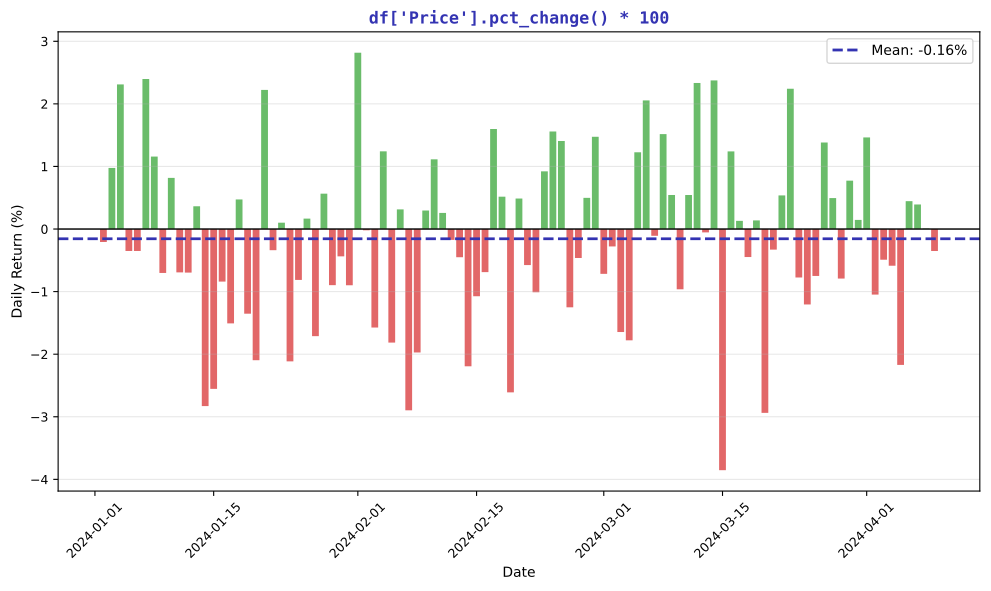

This figure's Python source:
"""Daily Returns - pct_change bar chart"""
import matplotlib.pyplot as plt
import numpy as np
import pandas as pd
from pathlib import Path

plt.rcParams.update({
    'font.size': 10, 'axes.labelsize': 10, 'axes.titlesize': 11,
    'xtick.labelsize': 9, 'ytick.labelsize': 9, 'legend.fontsize': 9,
    'figure.figsize': (10, 6), 'figure.dpi': 150
})

MLPURPLE = '#3333B2'
MLGREEN = '#2CA02C'
MLRED = '#D62728'

np.random.seed(42)
dates = pd.date_range('2024-01-01', periods=100, freq='D')
prices = 100 * np.exp(np.cumsum(np.random.randn(100) * 0.015))
df = pd.DataFrame({'Price': prices}, index=dates)
df['Daily_Pct'] = df['Price'].pct_change() * 100

fig, ax = plt.subplots(figsize=(10, 6))

returns = df['Daily_Pct'].dropna()
colors = [MLGREEN if r >= 0 else MLRED for r in returns]
ax.bar(returns.index, returns, color=colors, alpha=0.7, width=0.8)
ax.axhline(0, color='black', linewidth=1)
ax.axhline(returns.mean(), color=MLPURPLE, linestyle='--', linewidth=2,
           label=f'Mean: {returns.mean():.2f}%')

ax.set_xlabel('Date', fontsize=10)
ax.set_ylabel('Daily Return (%)', fontsize=10)
ax.set_title("df['Price'].pct_change() * 100", fontsize=12,
             fontweight='bold', color=MLPURPLE, family='monospace')
ax.tick_params(axis='x', rotation=45)
ax.legend(fontsize=10)
ax.grid(axis='y', alpha=0.3)

plt.tight_layout()
plt.savefig(Path(__file__).parent / 'chart.pdf', dpi=300, bbox_inches='tight')
plt.close()
